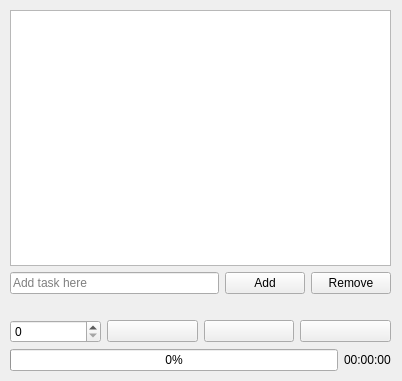
<?xml version="1.0" encoding="UTF-8"?>
<ui version="4.0">
 <class>Widget</class>
 <widget class="QWidget" name="Widget">
  <property name="geometry">
   <rect>
    <x>0</x>
    <y>0</y>
    <width>402</width>
    <height>381</height>
   </rect>
  </property>
  <property name="windowTitle">
   <string>Form</string>
  </property>
  <widget class="QWidget" name="">
   <property name="geometry">
    <rect>
     <x>10</x>
     <y>10</y>
     <width>381</width>
     <height>361</height>
    </rect>
   </property>
   <layout class="QVBoxLayout" name="verticalLayout">
    <item>
     <widget class="QListWidget" name="task_list_widget"/>
    </item>
    <item>
     <layout class="QHBoxLayout" name="horizontalLayout">
      <item>
       <widget class="QLineEdit" name="task_line_edit">
        <property name="placeholderText">
         <string>Add task here</string>
        </property>
       </widget>
      </item>
      <item>
       <widget class="QPushButton" name="add_button">
        <property name="text">
         <string>Add</string>
        </property>
       </widget>
      </item>
      <item>
       <widget class="QPushButton" name="remove_button">
        <property name="text">
         <string>Remove</string>
        </property>
       </widget>
      </item>
     </layout>
    </item>
    <item>
     <widget class="QLabel" name="current_task_label">
      <property name="autoFillBackground">
       <bool>true</bool>
      </property>
      <property name="text">
       <string/>
      </property>
     </widget>
    </item>
    <item>
     <layout class="QHBoxLayout" name="horizontalLayout_2">
      <item>
       <widget class="QSpinBox" name="minute_spinbox"/>
      </item>
      <item>
       <widget class="QPushButton" name="play_button">
        <property name="text">
         <string/>
        </property>
        <property name="icon">
         <iconset resource="resource.qrc">
          <normaloff>:/images/start.png</normaloff>:/images/start.png</iconset>
        </property>
        <property name="default">
         <bool>false</bool>
        </property>
       </widget>
      </item>
      <item>
       <widget class="QPushButton" name="pause_button">
        <property name="text">
         <string/>
        </property>
        <property name="icon">
         <iconset resource="resource.qrc">
          <normaloff>:/images/pause.png</normaloff>:/images/pause.png</iconset>
        </property>
       </widget>
      </item>
      <item>
       <widget class="QPushButton" name="stop_button">
        <property name="text">
         <string/>
        </property>
        <property name="icon">
         <iconset resource="resource.qrc">
          <normaloff>:/images/stop-button.png</normaloff>:/images/stop-button.png</iconset>
        </property>
       </widget>
      </item>
     </layout>
    </item>
    <item>
     <layout class="QHBoxLayout" name="horizontalLayout_3">
      <item>
       <widget class="QProgressBar" name="progressBar">
        <property name="value">
         <number>0</number>
        </property>
       </widget>
      </item>
      <item>
       <widget class="QLabel" name="elapsed_time_label">
        <property name="text">
         <string>00:00:00</string>
        </property>
       </widget>
      </item>
     </layout>
    </item>
   </layout>
  </widget>
 </widget>
 <resources>
  <include location="resource.qrc"/>
 </resources>
 <connections/>
</ui>
